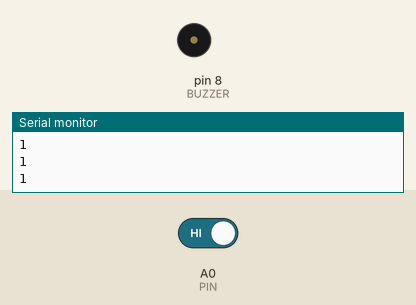
Simulated run of this sketch. Board: Arduino Uno, built with avr-gcc and run on an emulated ATmega328P. Parts: buzzer (waves = sounding, pin HIGH), the last lines printed to the serial monitor. The test bench sets the inputs (shaded band); at power-on: A0 (PIN) HIGH.

Above: at 1.2 s.
1.3 s: A0 (PIN) driven LOW
At 2.1 s:
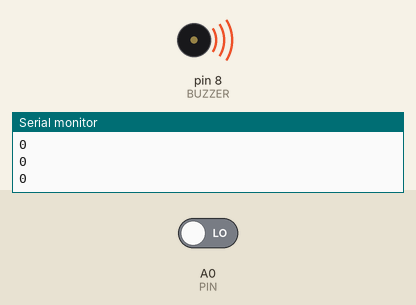
2.8 s: A0 (PIN) driven HIGH
At 3.5 s:
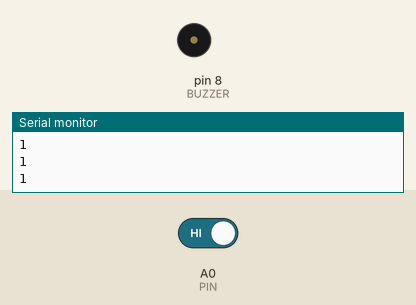
Timing chart, 0 to 5.8 s (numbered marks = the images above; inputs shaded):
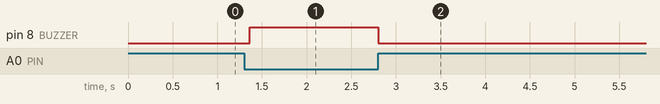

The sketch:

Fire_alaram.ino
```cpp
#define PIN A0
#define BUZZER 8

void setup() {

  pinMode(PIN,INPUT);
  pinMode(BUZZER,OUTPUT);
  Serial.begin(9600);

}

void loop() {

  int a = digitalRead(PIN);
  Serial.println(a);
  if(a==0) digitalWrite(BUZZER,HIGH);
  else digitalWrite(BUZZER,LOW);

  delay(80);
}
```

Measured:
- after the input at 1.3 s, pin 8 (BUZZER): LOW → HIGH after 0.06 s
- after the input at 2.8 s, pin 8 (BUZZER): HIGH → LOW at once
